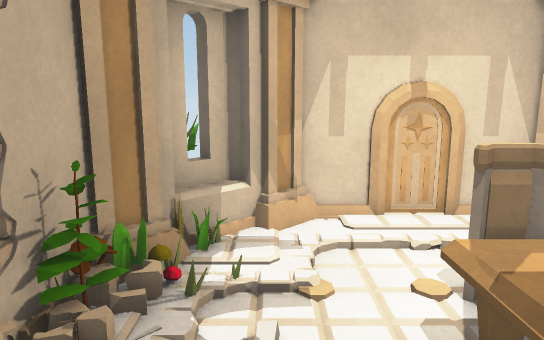
View 1 (above)

12 first-person views from a walk through a Unity game level. The camera is 1.5 m above the floor, tilts 10° down and sees 70° across. Doors are open. The floor is counted in squares, 0.5 m on a side. Each view is taken from the middle of a square. On the plan, view 1 faces up. The plan holds only what a view shows up to about 20 squares ahead; the rest is blank. The place goes on beyond the plan. The player character is not drawn. Some surface patterns are stand-ins.

View 2
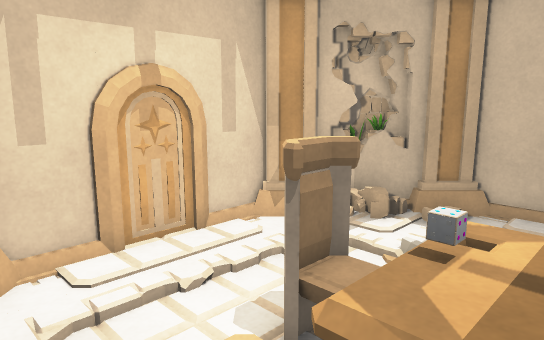

View 3
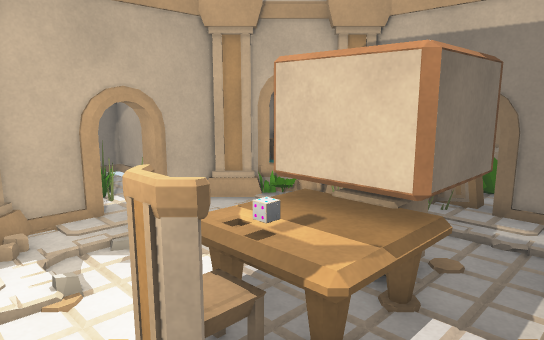

View 4
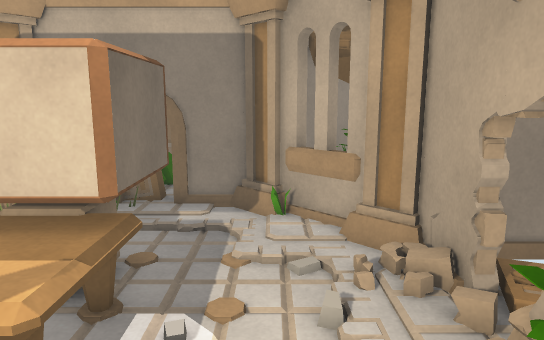

View 5
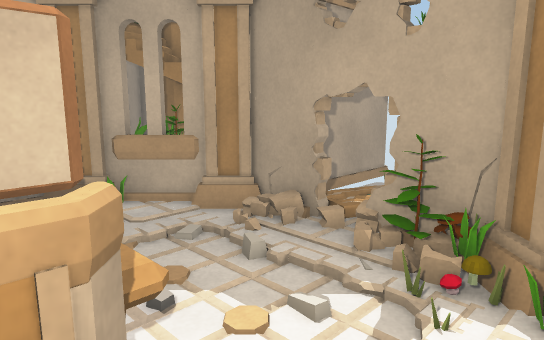

View 6
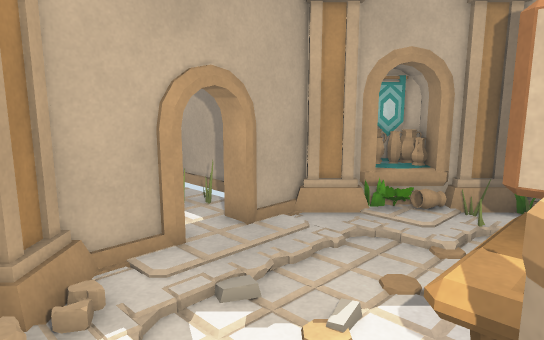

View 7
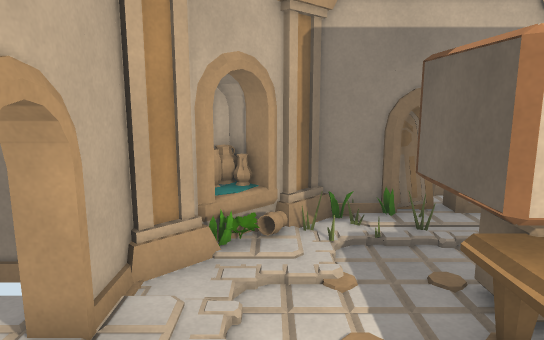

View 8
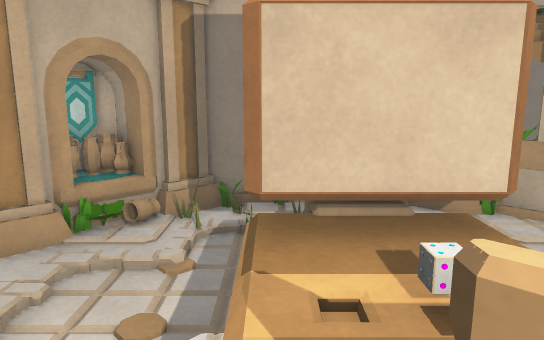

View 9
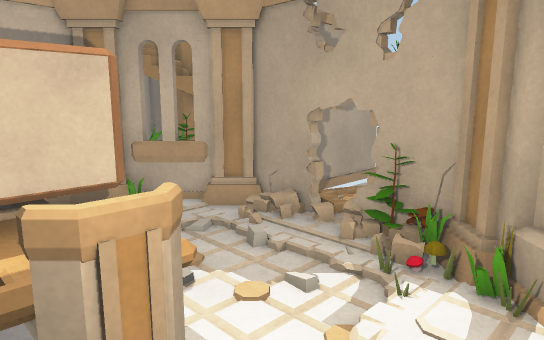

View 10
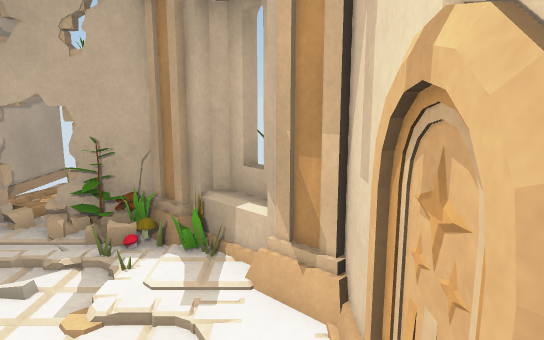

View 11
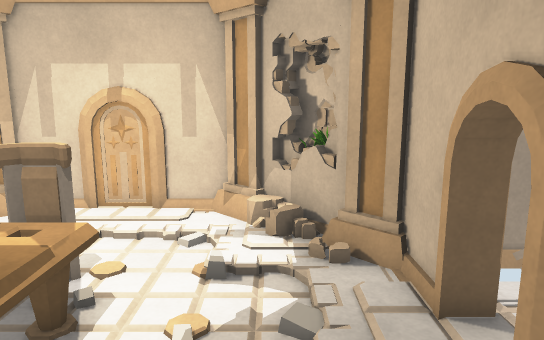

View 12
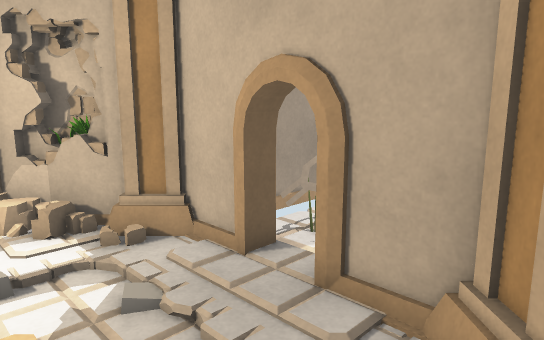

### Floor plan
Key: @ floor where view 1 was taken; # wall or solid block; . floor; / step, stairs or slope; = window, fence, low wall or low ledge; ^ raised ledge; M mushroom; C chair; P plant; R rock; U rug; A vase; O other object.
Columns run from 4 left of view 1 to 12 right of it. Each row starts with its distance up from view 1.
 11     O
 10   #OO########
  9   ##O......O###
  8  O##../////. #OO
  7 OOOO......./.#OO
  6  M#O/..CC..///O##
  5  P#//.=^=R.... #
  4  ##/..^^O^.//.##
  3  #./..OOOO.../##
  2  #./..#OOO....##
  1  #//..OOOO.../##
  0  #O.@.O  O.//.O#
 -1  ##........//#OU
 -2 OPP##../../##AA
 -3 OPPOOO ####OOA#
 -4 #OOOO#######U##
 -5 ##

Where each view was taken, in squares from view 1:
view 1: 0 up, 0 right, facing up
view 2: 3 up, 0 right, facing up-right
view 3: 8 up, 0 right, facing down-right
view 4: 8 up, 0 right, facing down
view 5: 8 up, 4 right, facing down-left
view 6: 8 up, 4 right, facing down-right
view 7: 7 up, 8 right, facing down
view 8: 7 up, 5 right, facing down
view 9: 9 up, 5 right, facing down-left
view 10: 9 up, 6 right, facing left
view 11: 1 down, 8 right, facing up
view 12: 1 down, 6 right, facing up-right
